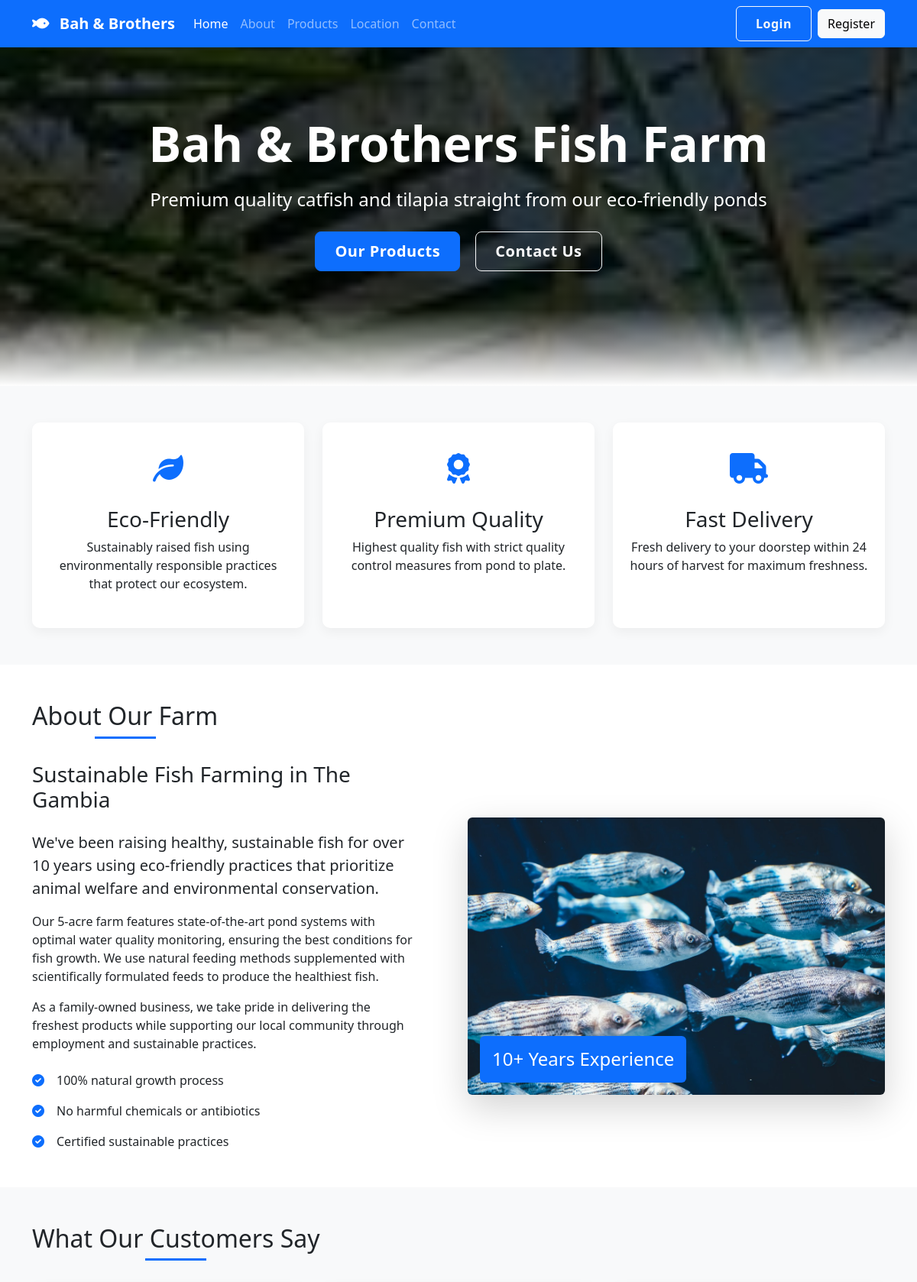
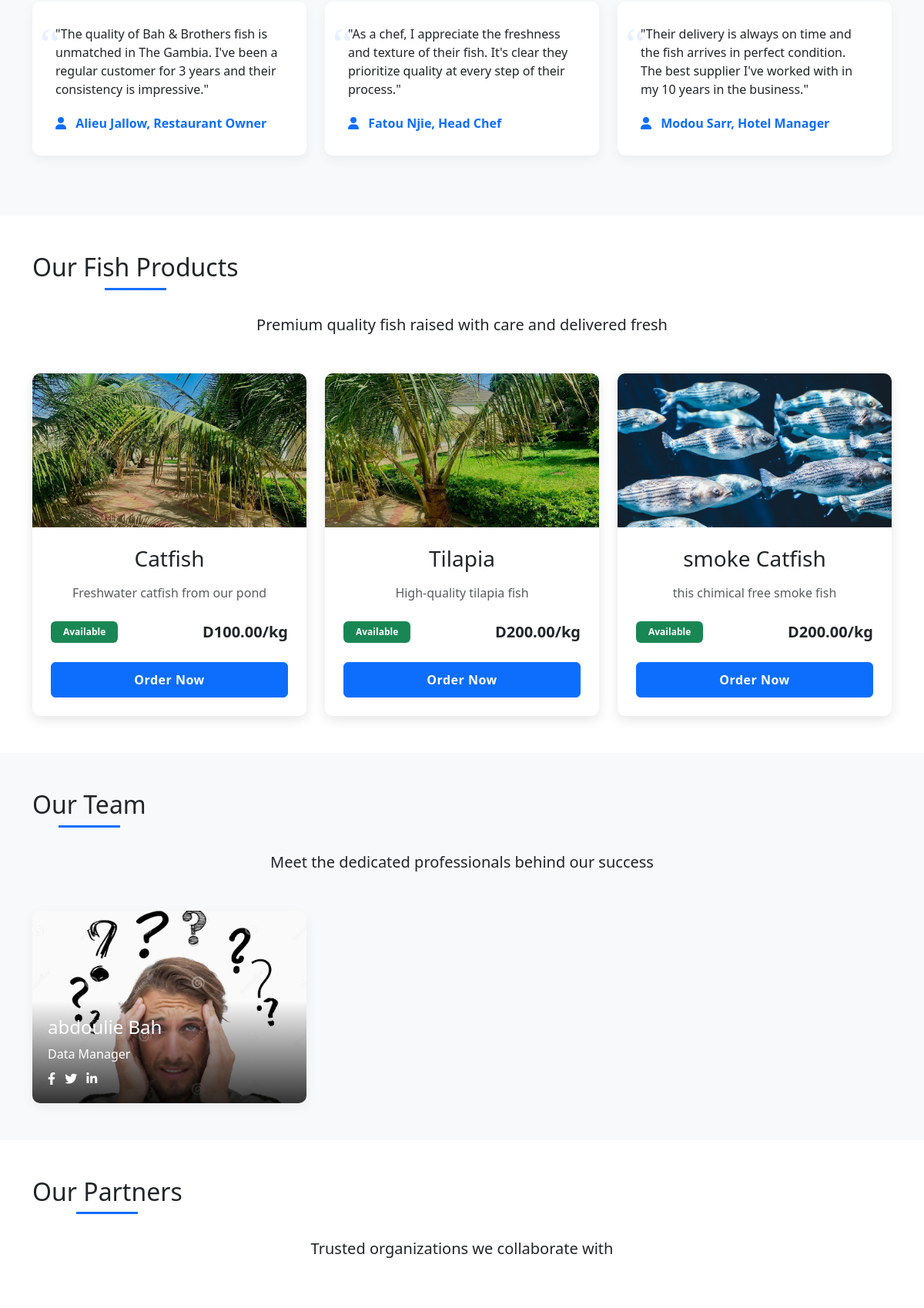
Screenshot of /welcome.php (upper part) with the database file from the repository (2 pictures, top to bottom).
### tables this page shows
CREATE TABLE `fish_types` (
  `id` int(11) NOT NULL,
  `name` varchar(50) NOT NULL,
  `description` text DEFAULT NULL,
  `price_per_kg` decimal(10,2) NOT NULL,
  `image_path` varchar(255) DEFAULT NULL
);

CREATE TABLE `team_members` (
  `id` int(11) NOT NULL,
  `name` varchar(100) NOT NULL,
  `position` varchar(100) NOT NULL,
  `photo_url` varchar(255) DEFAULT NULL,
  `facebook` varchar(255) DEFAULT NULL,
  `twitter` varchar(255) DEFAULT NULL,
  `linkedin` varchar(255) DEFAULT NULL,
  `position_order` int(11) DEFAULT 0
);

### welcome.php (the view, shortened to what this page needs)
<?php
require_once 'config.php';
$stmt = $pdo->query("SELECT * FROM fish_types");
$fishTypes = $stmt->fetchAll();
$stmt = $pdo->query("SELECT i.*, f.name FROM inventory i JOIN fish_types f ON i.fish_type_id = f.id");
$inventory = $stmt->fetchAll();
$teamMembers = $pdo->query("SELECT * FROM team_members ORDER BY position_order")->fetchAll();
?>
<!DOCTYPE html>
<html lang="en">
<head>
    <link href="https://cdn.jsdelivr.net/npm/bootstrap@5.3.0/dist/css/bootstrap.min.css" rel="stylesheet">
    <link rel="stylesheet" href="https://cdnjs.cloudflare.com/ajax/libs/font-awesome/6.0.0/css/all.min.css">
    <link rel="stylesheet" href="https://cdnjs.cloudflare.com/ajax/libs/animate.css/4.1.1/animate.min.css">
</head>
<body>
    <nav class="navbar navbar-expand-lg navbar-dark bg-primary fixed-top nav-shadow">
        <div class="container">
            <a class="navbar-brand" href="welcome.php">
                <i class="fas fa-fish me-2"></i> <strong>Bah & Brothers</strong>
            </a>
            <div class="collapse navbar-collapse" id="navbarNav">
                <ul class="navbar-nav me-auto">
                    <li class="nav-item">
                        <a class="nav-link active" href="#home">Home</a>
                    </li>
                    <li class="nav-item">
                        <a class="nav-link" href="#about">About</a>
                    </li>
                    <li class="nav-item">
                        <a class="nav-link" href="#products">Products</a>
                    </li>
                    <li class="nav-item">
                        <a class="nav-link" href="#location">Location</a>
                    </li>
                    <li class="nav-item">
                        <a class="nav-link" href="#contact">Contact</a>
                    </li>
                </ul>
                <a href="login.php" class="btn btn-outline-light me-2">Login</a>
                <a href="register.php" class="btn btn-light">Register</a>
            </div>
        </div>
    </nav>
    <section class="hero-section" id="home">
        <div class="container hero-content">
            <h1 class="display-3 fw-bold mb-3 animate__animated animate__fadeInDown">Bah & Brothers Fish Farm</h1>
            <p class="lead mb-4 fs-4 animate__animated animate__fadeIn animate__delay-1s">Premium quality catfish and tilapia straight from our eco-friendly ponds</p>
            <div class="animate__animated animate__fadeIn animate__delay-2s">
                <a href="#products" class="btn btn-primary btn-lg me-3">Our Products</a>
                <a href="#contact" class="btn btn-outline-light btn-lg">Contact Us</a>
            </div>
        </div>
    </section>
    <section class="py-5 bg-light">
        <div class="container">
            <div class="row g-4">
                <div class="col-md-4">
                    <div class="feature-box animate__animated animate__fadeInUp">
                        <div class="feature-icon">
                            <i class="fas fa-leaf"></i>
                        </div>
                        <h3>Eco-Friendly</h3>
                        <p>Sustainably raised fish using environmentally responsible practices that protect our ecosystem.</p>
                    </div>
                </div>
                <div class="col-md-4">
                    <div class="feature-box animate__animated animate__fadeInUp animate__delay-1s">
                        <div class="feature-icon">
                            <i class="fas fa-award"></i>
                        </div>
                        <h3>Premium Quality</h3>
                        <p>Highest quality fish with strict quality control measures from pond to plate.</p>
                    </div>
                </div>
                <div class="col-md-4">
                    <div class="feature-box animate__animated animate__fadeInUp animate__delay-2s">
                        <div class="feature-icon">
                            <i class="fas fa-truck"></i>
                        </div>
                        <h3>Fast Delivery</h3>
                        <p>Fresh delivery to your doorstep within 24 hours of harvest for maximum freshness.</p>
                    </div>
                </div>
            </div>
        </div>
    </section>
    <section class="py-5" id="about">
        <div class="container">
            <h2 class="text-center section-title animate__animated animate__fadeIn">About Our Farm</h2>
            <div class="row align-items-center">
                <div class="col-lg-6 mb-4 mb-lg-0 animate__animated animate__fadeInLeft">
                    <div class="pe-lg-5">
                        <h3 class="mb-4">Sustainable Fish Farming in The Gambia</h3>
                        <p class="lead">We've been raising healthy, sustainable fish for over 10 years using eco-friendly practices that prioritize animal welfare and environmental conservation.</p>
                        <p>Our 5-acre farm features state-of-the-art pond systems with optimal water quality monitoring, ensuring the best conditions for fish growth. We use natural feeding methods supplemented with scientifically formulated feeds to produce the healthiest fish.</p>
                        <p>As a family-owned business, we take pride in delivering the freshest products while supporting our local community through employment and sustainable practices.</p>
                        <div class="mt-4">
                            <div class="d-flex align-items-center mb-3">
                                <i class="fas fa-check-circle text-primary me-3"></i>
                                <span>100% natural growth process</span>
                            </div>
                            <div class="d-flex align-items-center mb-3">
                                <i class="fas fa-check-circle text-primary me-3"></i>
                                <span>No harmful chemicals or antibiotics</span>
                            </div>
                            <div class="d-flex align-items-center">
                                <i class="fas fa-check-circle text-primary me-3"></i>
                                <span>Certified sustainable practices</span>
                            </div>
                        </div>
                    </div>
                </div>
                <div class="col-lg-6 animate__animated animate__fadeInRight">
                    <div class="position-relative">
                        <img src="images/header_fishes_image.jpg" alt="Our Fish Farm" class="img-fluid rounded shadow-lg">
                        <div class="position-absolute bottom-0 start-0 bg-primary text-white p-3 m-3 rounded">
                            <h4 class="mb-0">10+ Years Experience</h4>
                        </div>
                    </div>
                </div>
            </div>
        </div>
    </section>
    <section class="py-5 bg-light">
        <div class="container">
            <h2 class="text-center section-title">What Our Customers Say</h2>
            <div class="row">
                <div class="col-md-4">
                    <div class="testimonial-card">
                        <p>"The quality of Bah & Brothers fish is unmatched in The Gambia. I've been a regular customer for 3 years and their consistency is impressive."</p>
                        <div class="testimonial-author">
                            <i class="fas fa-user me-2"></i> Alieu Jallow, Restaurant Owner
                        </div>
                    </div>
                </div>
                <div class="col-md-4">
                    <div class="testimonial-card">
                        <p>"As a chef, I appreciate the freshness and texture of their fish. It's clear they prioritize quality at every step of their process."</p>
                        <div class="testimonial-author">
                            <i class="fas fa-user me-2"></i> Fatou Njie, Head Chef
                        </div>
                    </div>
                </div>
                <div class="col-md-4">
                    <div class="testimonial-card">
                        <p>"Their delivery is always on time and the fish arrives in perfect condition. The best supplier I've worked with in my 10 years in the business."</p>
                        <div class="testimonial-author">
                            <i class="fas fa-user me-2"></i> Modou Sarr, Hotel Manager
                        </div>
                    </div>
                </div>
            </div>
        </div>
    </section>
    <section class="py-5" id="products">
        <div class="container">
            <h2 class="text-center section-title">Our Fish Products</h2>
            <p class="text-center mb-5 lead">Premium quality fish raised with care and delivered fresh</p>
            <div class="row g-4">
                <?php foreach ($fishTypes as $fish):
                    $available = 0;
                    foreach ($inventory as $item) {
                        if ($item['fish_type_id'] == $fish['id']) {
                            $available = $item['quantity_kg'];
                            break;
                        }
                    }
                ?>
                    <div class="col-md-4">
                        <div class="card fish-card">
                            <?php if (!empty($fish['image_path'])): ?>
                                <img src="<?= htmlspecialchars($fish['image_path']) ?>" class="card-img-top" alt="<?= htmlspecialchars($fish['name']) ?>" style="height: 200px; object-fit: cover;">
                            <?php else: ?>
                                <div class="fish-icon p-4">
                                    <i class="fas fa-fish"></i>
                                </div>
                            <?php endif; ?>
                            <div class="card-body text-center p-4">
                                <h3 class="mb-3"><?= htmlspecialchars($fish['name']) ?></h3>
                                <p class="text-muted mb-4"><?= htmlspecialchars($fish['description']) ?></p>
                                <div class="d-flex justify-content-between align-items-center">
                                    <span class="badge bg-<?= $available > 0 ? 'success' : 'danger' ?> px-3 py-2">
                                        <?= $available > 0 ? 'Available' : 'Out of Stock' ?>
                                    </span>
                                    <span class="fw-bold fs-5">D<?= number_format($fish['price_per_kg'], 2) ?>/kg</span>
                                </div>
                                <?php if ($available > 0): ?>
                                    <a href="login.php" class="btn btn-primary mt-4 w-100">Order Now</a>
                                <?php else: ?>
                                    <button class="btn btn-secondary mt-4 w-100" disabled>Notify When Available</button>
                                <?php endif; ?>
                            </div>
                        </div>
                    </div>
                <?php endforeach; ?>
            </div>
        </div>
    </section>
    <section class="py-5 team-section" id="team">
        <div class="container">
            <h2 class="text-center section-title">Our Team</h2>
            <p class="text-center mb-5 lead">Meet the dedicated professionals behind our success</p>
            <div class="row g-4">
                <?php
                $teamMembers = $pdo->query("SELECT * FROM team_members ORDER BY position_order")->fetchAll();
                foreach ($teamMembers as $member): ?>
                    <div class="col-md-4">
                        <div class="team-card">
                            <img src="<?= htmlspecialchars($member['photo_url']) ?>" class="team-img" alt="<?= htmlspecialchars($member['name']) ?>">
                            <div class="team-overlay">
                                <h4><?= htmlspecialchars($member['name']) ?></h4>
                                <p class="mb-1"><?= htmlspecialchars($member['position']) ?></p>
                                <div class="social-links mt-2">
                                    <?php if (!empty($member['facebook'])): ?>
                                        <a href="<?= htmlspecialchars($member['facebook']) ?>" class="text-white me-2"><i class="fab fa-facebook-f"></i></a>
                                    <?php endif; ?>
                                    <?php if (!empty($member['twitter'])): ?>
                                        <a href="<?= htmlspecialchars($member['twitter']) ?>" class="text-white me-2"><i class="fab fa-twitter"></i></a>
                                    <?php endif; ?>
                                    <?php if (!empty($member['linkedin'])): ?>
                                        <a href="<?= htmlspecialchars($member['linkedin']) ?>" class="text-white"><i class="fab fa-linkedin-in"></i></a>
                                    <?php endif; ?>
                                </div>
                            </div>
                        </div>
                    </div>
                <?php endforeach; ?>
            </div>
        </div>
    </section>
    <section class="py-5" id="partners">
        <div class="container">
            <h2 class="text-center section-title">Our Partners</h2>
            <p class="text-center mb-5 lead">Trusted organizations we collaborate with</p>
            <div class="row g-4">
                <?php
                $partners = $pdo->query("SELECT * FROM partners ORDER BY name")->fetchAll();
                foreach ($partners as $partner): ?>
                    <div class="col-md-3 col-6">
                        <div class="text-center p-3">
                        </div>
                    </div>
                <?php endforeach; ?>
            </div>
        </div>
    </section>
</body>
</html>

### rows the page displays
fish_types: image_path (picture), name "Catfish", description "Freshwater catfish from our pond", price_per_kg "100.00"
fish_types: image_path (picture), name "Tilapia", description "High-quality tilapia fish", price_per_kg "200.00"
fish_types: image_path (picture), name "smoke Catfish", description "this chimical free smoke fish", price_per_kg "200.00"
team_members: photo_url (picture), name "abdoulie Bah", position "Data Manager"
